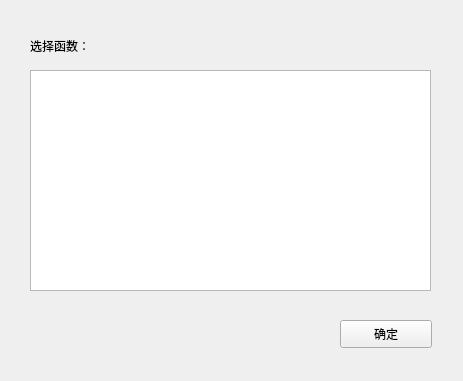
<?xml version="1.0" encoding="UTF-8"?>
<ui version="4.0">
 <class>funcwindow</class>
 <widget class="QWidget" name="funcwindow">
  <property name="geometry">
   <rect>
    <x>0</x>
    <y>0</y>
    <width>463</width>
    <height>381</height>
   </rect>
  </property>
  <property name="windowTitle">
   <string>Form</string>
  </property>
  <widget class="QListWidget" name="math_list">
   <property name="geometry">
    <rect>
     <x>30</x>
     <y>70</y>
     <width>401</width>
     <height>221</height>
    </rect>
   </property>
  </widget>
  <widget class="QLabel" name="text_label">
   <property name="geometry">
    <rect>
     <x>30</x>
     <y>30</y>
     <width>91</width>
     <height>31</height>
    </rect>
   </property>
   <property name="text">
    <string>选择函数：</string>
   </property>
  </widget>
  <widget class="QLabel" name="interact_lab">
   <property name="geometry">
    <rect>
     <x>30</x>
     <y>330</y>
     <width>391</width>
     <height>19</height>
    </rect>
   </property>
   <property name="text">
    <string/>
   </property>
  </widget>
  <widget class="QPushButton" name="correct_btn">
   <property name="geometry">
    <rect>
     <x>340</x>
     <y>320</y>
     <width>92</width>
     <height>28</height>
    </rect>
   </property>
   <property name="text">
    <string>确定</string>
   </property>
  </widget>
 </widget>
 <resources/>
 <connections/>
</ui>
